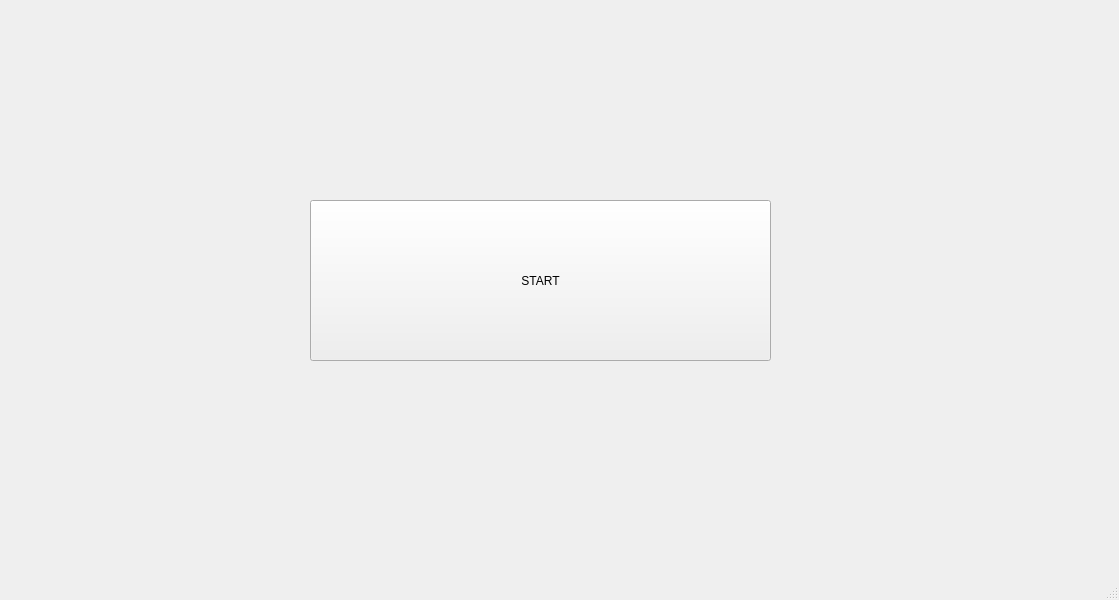
<?xml version="1.0" encoding="UTF-8"?>
<ui version="4.0">
 <class>MainWindow</class>
 <widget class="QMainWindow" name="MainWindow">
  <property name="geometry">
   <rect>
    <x>0</x>
    <y>0</y>
    <width>1119</width>
    <height>600</height>
   </rect>
  </property>
  <property name="windowTitle">
   <string>MainWindow</string>
  </property>
  <widget class="QWidget" name="centralwidget">
   <widget class="QPushButton" name="btn_START">
    <property name="geometry">
     <rect>
      <x>310</x>
      <y>200</y>
      <width>461</width>
      <height>161</height>
     </rect>
    </property>
    <property name="text">
     <string>START</string>
    </property>
   </widget>
  </widget>
  <widget class="QStatusBar" name="statusbar"/>
 </widget>
 <resources/>
 <connections/>
</ui>
